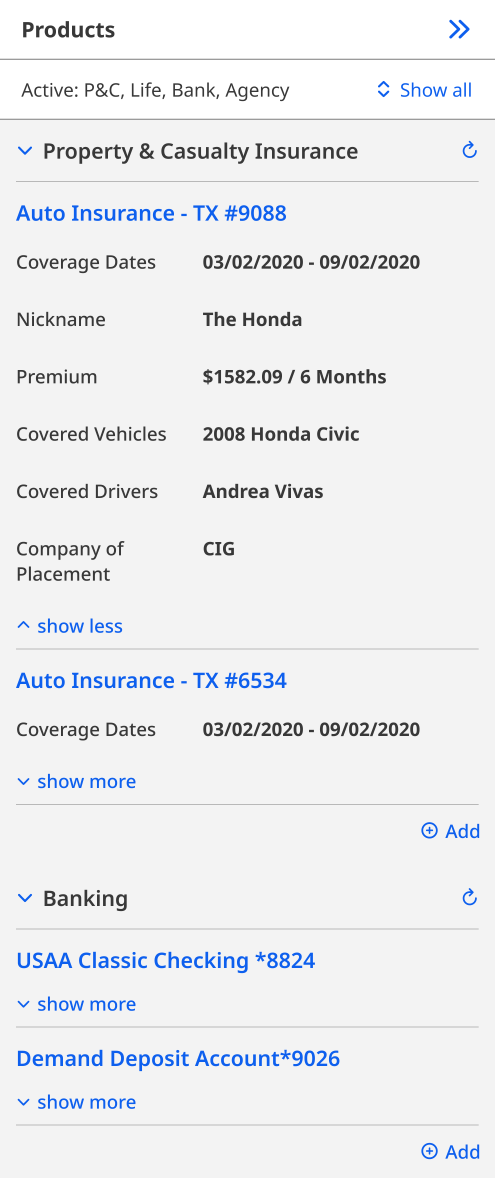
#> input picture tools/assets/Products Panel v3.png, 1484 x 3532 px, found by its file name (shown at 1/3 size)
$ python work-card-conversant.py
#> lines starting #> are read from the running program, lines starting #| are printed output that depends on the picture; after the words box and inside, x2 and y2 are one past the last pixel; in counts of white or black regions, pixels touching at a corner belong together
"""Builds the Conversant work-card image: the products panel beside the phone.

Same contract as the Arcatext card (see work-card-keyboard.py): the work cards
render at `aspect-[4/3]` with `object-cover` and a hover zoom, shared by all
six, so the letterbox is baked into the asset rather than added in CSS. The
file is already 4:3, which makes `object-cover` a no-op.

The two screens are drawn at ONE shared scale, which is the point of the
composition: the panel and the phone are different sizes in the product, and
rendering each to fit its own slot would have left them with different type
sizes sitting side by side. The same rule governs the pair in the hero.

See CONTENT_HEIGHT for why this card is filled more than the Arcatext one
rather than matched to it.
"""
from PIL import Image, ImageDraw
import math
import sys

PANEL = 'tools/assets/Products Panel v3.png'
PHONE = 'tools/assets/Phone.png'
OUT = 'public/project-conversant-screens.webp'

CANVAS = (1600, 1200)          # 4:3, matching the card's image area
BG = (255, 255, 255)

# The share of the card's height the taller screen fills.
#
# This does NOT match the Arcatext card's 0.624, and deliberately so. That card
# carries a keyboard, which reads as a shape at any size; these are dense text
# panels, and matching the other card's vertical margin left the products panel
# at 118 CSS pixels on a 598px card -- about a third of native, where the type
# is noise rather than detail. The panel is 1484x3532, so it cannot be both
# whole and readable in a 4:3 frame; this is as large as it goes while staying
# whole. The 96px margin it leaves still clears the 60px the 1.1x hover zoom
# crops.
CONTENT_HEIGHT = 0.84

# The gap between the two screens, as a share of the group's height.
GAP = 0.06


def corner_radius(alpha, rows=(5, 10, 20, 40)):
    """Solve a rounded corner's radius from its own alpha, at the top left.

    At row y the first opaque pixel sits at x = r - sqrt(2ry - y^2), which
    rearranges to a quadratic in r whose larger root is the curve we are on.
    Several rows are sampled and the median taken, so one antialiased pixel
    cannot throw it.
    """
    px = alpha.load()
    w, h = alpha.size
    estimates = []
    for y in rows:
        if y >= h:
            continue
        x = next((x for x in range(w) if px[x, y] > 128), None)
        if x is None or x == 0:
            continue
        estimates.append(x + y + math.sqrt(2 * x * y))
    if not estimates:
        raise SystemExit('could not read a corner radius')
    estimates.sort()
    return estimates[len(estimates) // 2]


def rounded(im, radius):
    """The image on white, with its corners rounded to `radius`."""
    flat = Image.new('RGB', im.size, BG)
    flat.paste(im, mask=im.getchannel('A') if im.mode == 'RGBA' else None)
    mask = Image.new('L', im.size, 0)
    ImageDraw.Draw(mask).rounded_rectangle(
        (0, 0, im.size[0] - 1, im.size[1] - 1), radius=round(radius), fill=255
    )
    out = Image.new('RGB', im.size, BG)
    out.paste(flat, (0, 0), mask)
    return out, mask


def main():
    panel = Image.open(PANEL).convert('RGBA')
#> panel is the input picture: PIL image 1484x3532 RGBA; mean R, G, B, A 235.5, 236.8, 239.1, 255
    phone = Image.open(PHONE).convert('RGBA')
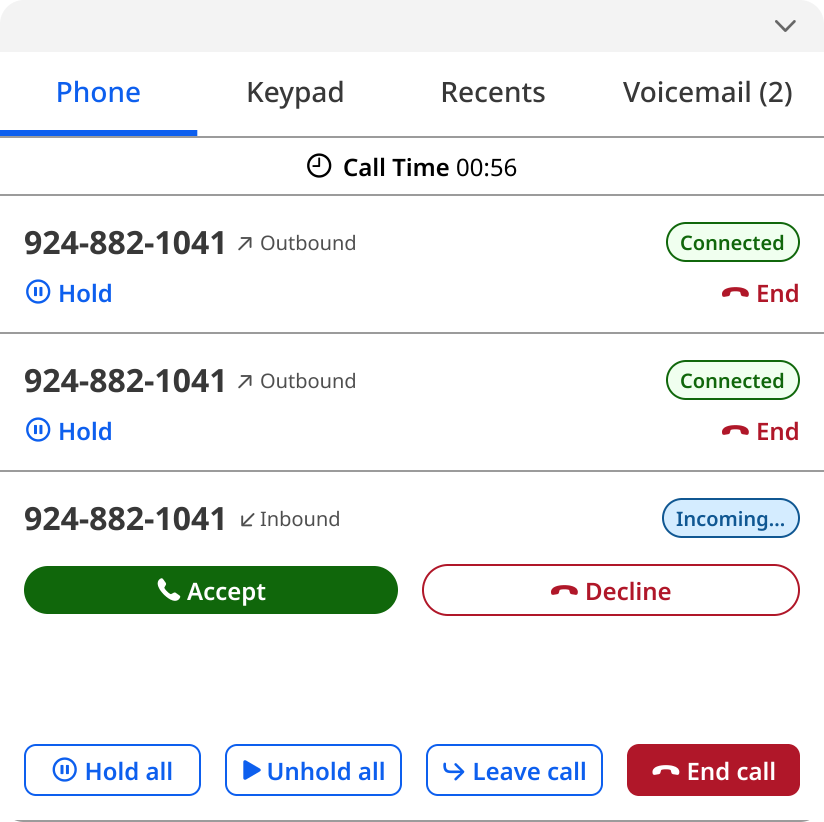
#> input picture tools/assets/Phone.png, 1648 x 1644 px, found by its file name (shown at 1/2 size)
#> phone is the input picture: PIL image 1648x1644 RGBA; mean R, G, B, A 237.7, 239, 238.4, 254.8

    # The phone already carries a rounded corner; the panel is a hard
    # rectangle. Reading the phone's radius and giving the panel the same one
    # in SOURCE pixels means they match on the card, since both are drawn at
    # the same scale.
    radius = corner_radius(phone.getchannel('A'))
#> the loop in corner_radius, `for y in rows:` made 4 passes
#> x on passes 1 to 4: 26, 18, 9, 1
#> after the loop in corner_radius, `for y in rows:`: estimates = [47.12, 46.97, 47.97, 49.94]
#> radius = 47.97

    panel_flat, panel_mask = rounded(panel, radius)
#> in rounded, `flat = Image.new('RGB', im.size, BG)`: flat: PIL image 1484x3532 RGB; every value is 255
#> in rounded, `mask = Image.new('L', im.size, 0)`: mask: PIL image 1484x3532 L; every value is 0
#> in rounded, `ImageDraw.Draw(mask).rounded_rectangle( (0, 0, im.size[0] - 1, im.size..`:
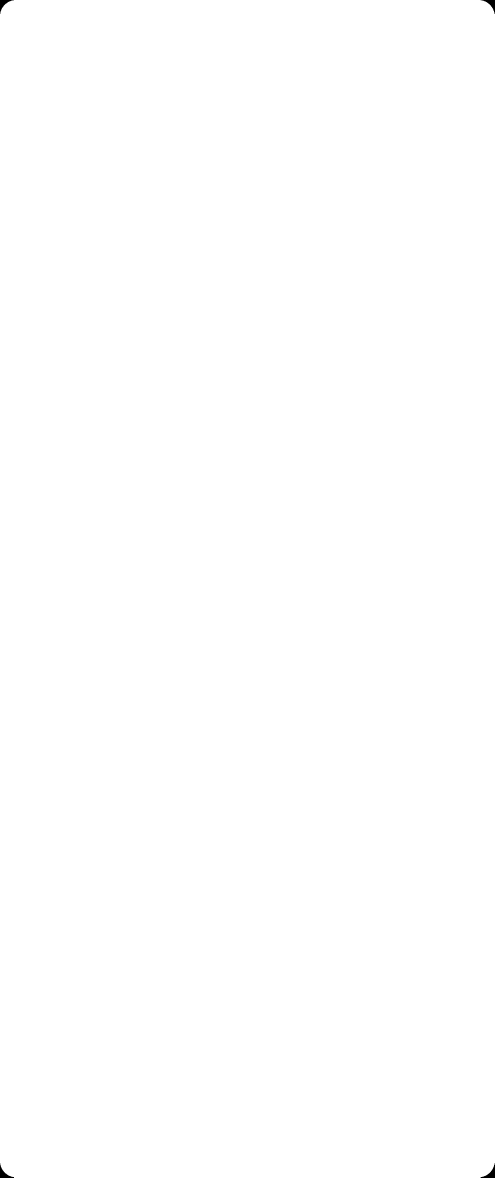
#> mask: PIL image 1484x3532 L (shown at 1/3 size); 100% white; 4 black regions, box (x1, y1, x2, y2) and area: (0, 0, 42, 42) 508, (1442, 0, 1484, 42) 508, (0, 3490, 42, 3532) 508, (1442, 3490, 1484, 3532) 508
    phone_flat, phone_mask = rounded(phone, radius)
#> call 2 of rounded, with radius = 47.97
#> in rounded (call 2), `flat = Image.new('RGB', im.size, BG)`: flat: PIL image 1648x1644 RGB; every value is 255
#> in rounded (call 2), `mask = Image.new('L', im.size, 0)`: mask: PIL image 1648x1644 L; every value is 0
#> in rounded (call 2), `ImageDraw.Draw(mask).rounded_rectangle( (0, 0, im.size[0] - 1, im.size..`:
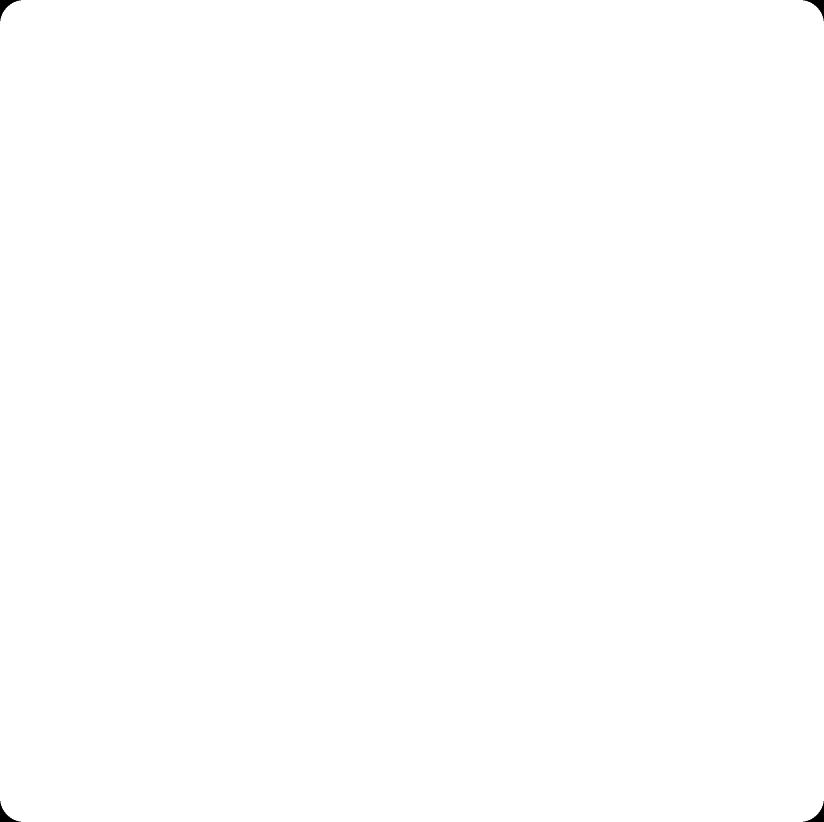
#> mask: PIL image 1648x1644 L (shown at 1/2 size); 99.9% white; 4 black regions, box (x1, y1, x2, y2) and area: (0, 0, 42, 42) 508, (1606, 0, 1648, 42) 508, (0, 1602, 42, 1644) 508, (1606, 1602, 1648, 1644) 508

    scale = CANVAS[1] * CONTENT_HEIGHT / panel.height
#> scale = 0.285
    def sized(im, mask):
        size = (round(im.width * scale), round(im.height * scale))
#> size = (424, 1008)
        return im.resize(size, Image.LANCZOS), mask.resize(size, Image.LANCZOS)

    panel_flat, panel_mask = sized(panel_flat, panel_mask)
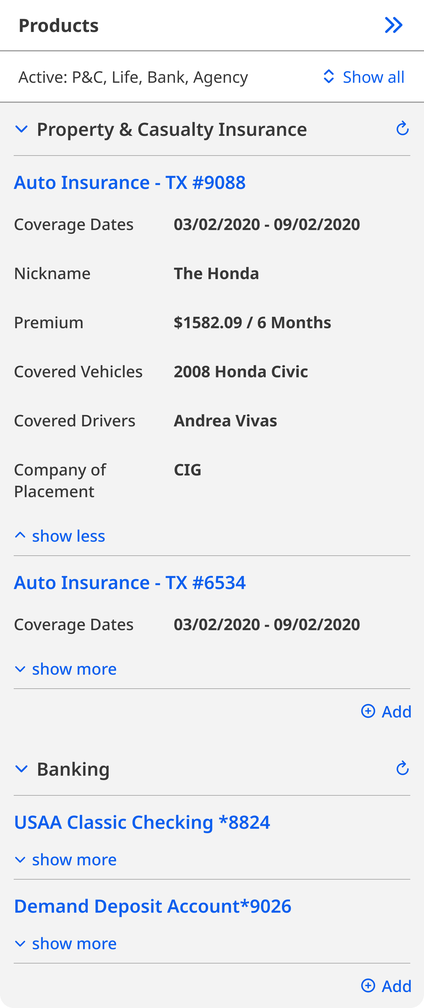
#> panel_flat: PIL image 424x1008 RGB; mean R, G, B 235.4, 236.7, 239.1
    phone_flat, phone_mask = sized(phone_flat, phone_mask)
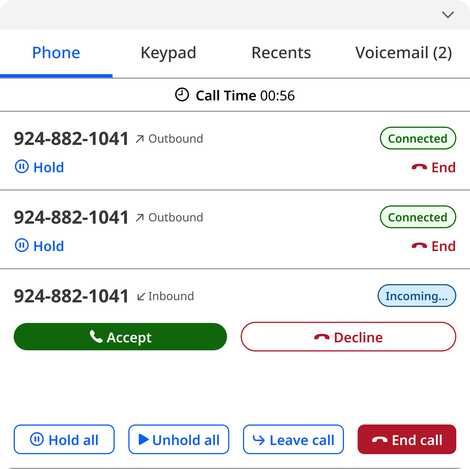
#> phone_flat: PIL image 470x469 RGB; mean R, G, B 237.3, 238.6, 238.2
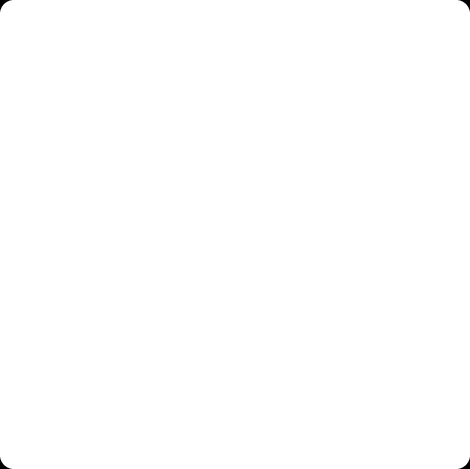
#> phone_mask: PIL image 470x469 L; min 0, max 255, mean 254.8

    gap = round(panel_flat.height * GAP)
#> gap = 60
    group_w = panel_flat.width + gap + phone_flat.width
#> group_w = 954
    left = (CANVAS[0] - group_w) // 2
#> left = 323

    card = Image.new('RGB', CANVAS, BG)
#> card: PIL image 1600x1200 RGB; every value is 255
    # Centred against each other rather than aligned on an edge: the phone is
    # less than half the panel's height, and hanging it off the top or bottom
    # reads as a mistake rather than a composition.
    card.paste(panel_flat, (left, (CANVAS[1] - panel_flat.height) // 2), panel_mask)
    card.paste(
        phone_flat,
        (left + panel_flat.width + gap, (CANVAS[1] - phone_flat.height) // 2),
        phone_mask,
    )
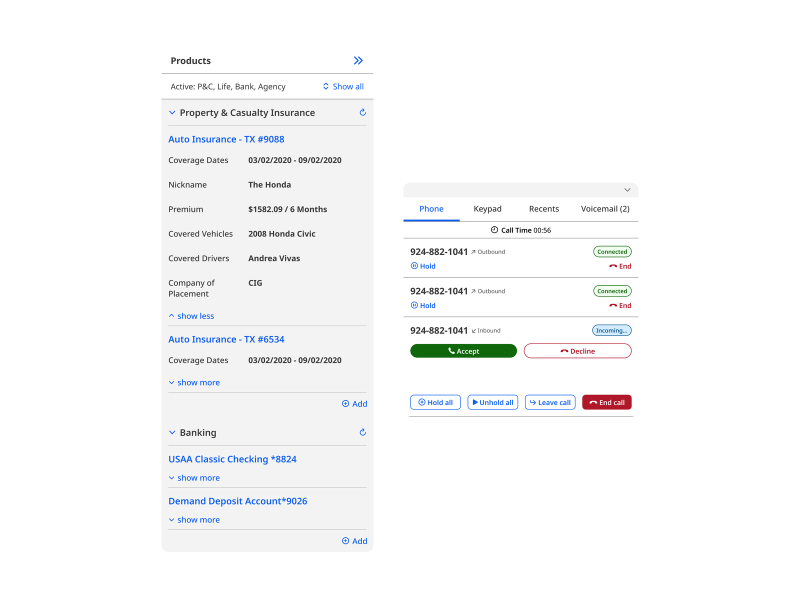
#> card: PIL image 1600x1200 RGB (shown at 1/2 size); mean R, G, B 248.6, 249, 249.5
    card.save(OUT, 'WEBP', quality=92, method=6)

    print(f'corner r {radius:.1f}px (source)  scale {scale:.4f}')
#| corner r 48.0px (source)  scale 0.2854
    print(f'panel {panel_flat.width}x{panel_flat.height}  phone {phone_flat.width}x{phone_flat.height}  gap {gap}')
#| panel 424x1008  phone 470x469  gap 60
    print(f'group {group_w}x{panel_flat.height}  margins x {left}  y {(CANVAS[1] - panel_flat.height) // 2}')
#| group 954x1008  margins x 323  y 96
    print(f'wrote {OUT}  {CANVAS[0]}x{CANVAS[1]}')


if __name__ == '__main__':
    sys.exit(main())
#> (the program exits here)
